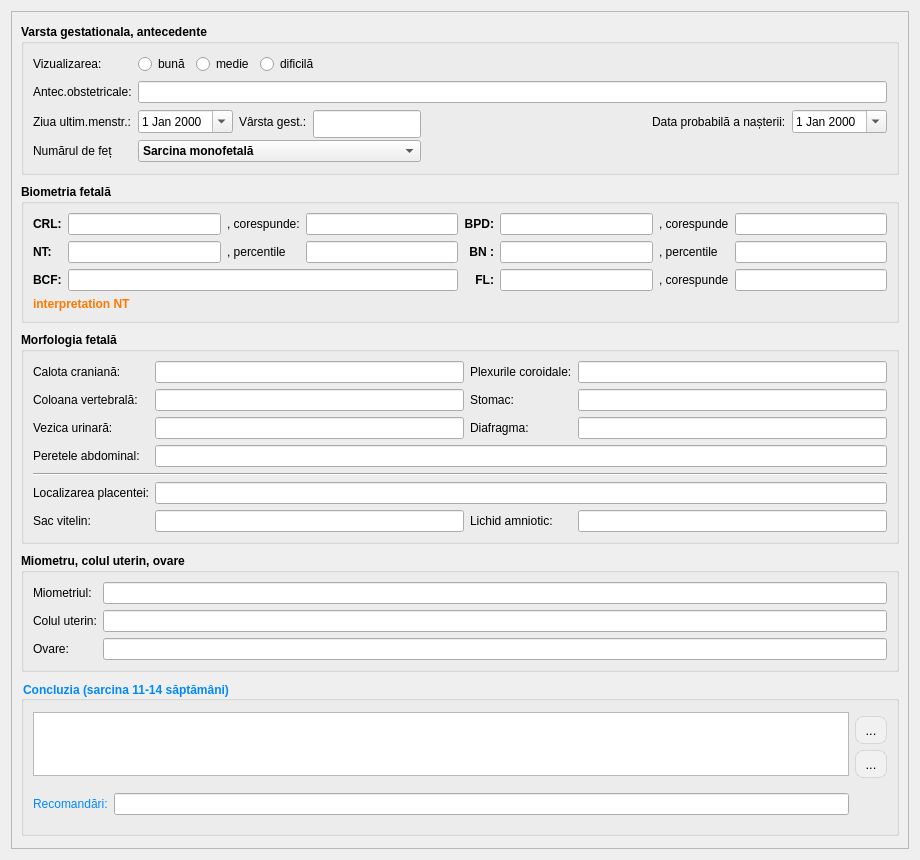
<?xml version="1.0" encoding="UTF-8"?>
<ui version="4.0">
 <class>ReportPageGestation1</class>
 <widget class="QWidget" name="ReportPageGestation1">
  <property name="geometry">
   <rect>
    <x>0</x>
    <y>0</y>
    <width>920</width>
    <height>860</height>
   </rect>
  </property>
  <property name="windowTitle">
   <string>Form</string>
  </property>
  <layout class="QGridLayout" name="gridLayout_46">
   <item row="0" column="0">
    <widget class="QScrollArea" name="scrollArea_gestation1">
     <property name="widgetResizable">
      <bool>true</bool>
     </property>
     <widget class="QWidget" name="scrollAreaWidgetContents">
      <property name="geometry">
       <rect>
        <x>0</x>
        <y>0</y>
        <width>886</width>
        <height>944</height>
       </rect>
      </property>
      <layout class="QGridLayout" name="gridLayout_45">
       <item row="3" column="0">
        <widget class="QGroupBox" name="groupBox_27">
         <property name="sizePolicy">
          <sizepolicy hsizetype="Preferred" vsizetype="Fixed">
           <horstretch>0</horstretch>
           <verstretch>0</verstretch>
          </sizepolicy>
         </property>
         <property name="font">
          <font>
           <family>Segoe UI</family>
           <bold>true</bold>
          </font>
         </property>
         <property name="title">
          <string>Miometru, colul uterin, ovare</string>
         </property>
         <layout class="QGridLayout" name="gridLayout_43">
          <item row="2" column="0">
           <widget class="QLabel" name="label_112">
            <property name="font">
             <font>
              <family>Segoe UI</family>
              <bold>false</bold>
             </font>
            </property>
            <property name="text">
             <string>Ovare:</string>
            </property>
           </widget>
          </item>
          <item row="0" column="0">
           <widget class="QLabel" name="label_113">
            <property name="font">
             <font>
              <family>Segoe UI</family>
              <bold>false</bold>
             </font>
            </property>
            <property name="text">
             <string>Miometriul:</string>
            </property>
           </widget>
          </item>
          <item row="1" column="0">
           <widget class="QLabel" name="label_114">
            <property name="font">
             <font>
              <family>Segoe UI</family>
              <bold>false</bold>
             </font>
            </property>
            <property name="text">
             <string>Colul uterin:</string>
            </property>
           </widget>
          </item>
          <item row="1" column="2">
           <widget class="QLineEdit" name="gestation1_cervix">
            <property name="font">
             <font>
              <family>Segoe UI</family>
              <bold>false</bold>
             </font>
            </property>
           </widget>
          </item>
          <item row="0" column="2">
           <widget class="QLineEdit" name="gestation1_miometer">
            <property name="font">
             <font>
              <family>Segoe UI</family>
              <bold>false</bold>
             </font>
            </property>
           </widget>
          </item>
          <item row="2" column="2">
           <widget class="QLineEdit" name="gestation1_ovary">
            <property name="font">
             <font>
              <family>Segoe UI</family>
              <bold>false</bold>
             </font>
            </property>
           </widget>
          </item>
         </layout>
        </widget>
       </item>
       <item row="4" column="0">
        <widget class="QGroupBox" name="groupBox_28">
         <property name="sizePolicy">
          <sizepolicy hsizetype="Preferred" vsizetype="Fixed">
           <horstretch>0</horstretch>
           <verstretch>0</verstretch>
          </sizepolicy>
         </property>
         <property name="font">
          <font>
           <family>Cantarell</family>
           <bold>true</bold>
          </font>
         </property>
         <property name="styleSheet">
          <string notr="true">color: rgb(0, 137, 255);</string>
         </property>
         <property name="title">
          <string>Concluzia (sarcina 11-14 săptămâni)</string>
         </property>
         <layout class="QGridLayout" name="gridLayout_44">
          <item row="3" column="0">
           <widget class="QLabel" name="label_115">
            <property name="text">
             <string>Recomandări:</string>
            </property>
           </widget>
          </item>
          <item row="2" column="2">
           <widget class="QToolButton" name="btn_add_template_gestation1">
            <property name="styleSheet">
             <string notr="true">QToolButton
{
border: 1px solid rgba(0, 0, 0, 0.1);
border-radius: 8px;
background-color: #f1f1f1;
color: #000000;
font-size: 13px;
padding: 4px 4px;
}
QToolButton:hover
{
background-color: #e0e0e0;
}
QToolButton:pressed
{
background-color: #d0d0d0;
}</string>
            </property>
            <property name="text">
             <string>...</string>
            </property>
            <property name="icon">
             <iconset resource="../../resources/resource.qrc">
              <normaloff>:/img/toolBar/add.png</normaloff>:/img/toolBar/add.png</iconset>
            </property>
           </widget>
          </item>
          <item row="0" column="0" rowspan="3" colspan="2">
           <widget class="QPlainTextEdit" name="gestation1_concluzion">
            <property name="sizePolicy">
             <sizepolicy hsizetype="Expanding" vsizetype="Preferred">
              <horstretch>0</horstretch>
              <verstretch>0</verstretch>
             </sizepolicy>
            </property>
            <property name="maximumSize">
             <size>
              <width>16777215</width>
              <height>64</height>
             </size>
            </property>
           </widget>
          </item>
          <item row="1" column="2">
           <widget class="QToolButton" name="btn_template_gestation1">
            <property name="styleSheet">
             <string notr="true">QToolButton
{
border: 1px solid rgba(0, 0, 0, 0.1);
border-radius: 8px;
background-color: #f1f1f1;
color: #000000;
font-size: 13px;
padding: 4px 4px;
}
QToolButton:hover
{
background-color: #e0e0e0;
}
QToolButton:pressed
{
background-color: #d0d0d0;
}</string>
            </property>
            <property name="text">
             <string>...</string>
            </property>
            <property name="icon">
             <iconset resource="../../resources/resource.qrc">
              <normaloff>:/img/actions/select.png</normaloff>:/img/actions/select.png</iconset>
            </property>
           </widget>
          </item>
          <item row="3" column="1">
           <widget class="LineEditCustom" name="gestation1_recommendation"/>
          </item>
          <item row="3" column="2">
           <spacer name="verticalSpacer_13">
            <property name="orientation">
             <enum>Qt::Orientation::Vertical</enum>
            </property>
            <property name="sizeHint" stdset="0">
             <size>
              <width>20</width>
              <height>40</height>
             </size>
            </property>
           </spacer>
          </item>
         </layout>
        </widget>
       </item>
       <item row="0" column="0">
        <widget class="QGroupBox" name="groupBox_25">
         <property name="sizePolicy">
          <sizepolicy hsizetype="Expanding" vsizetype="Fixed">
           <horstretch>0</horstretch>
           <verstretch>0</verstretch>
          </sizepolicy>
         </property>
         <property name="font">
          <font>
           <family>Segoe UI</family>
           <bold>true</bold>
          </font>
         </property>
         <property name="title">
          <string>Varsta gestationala, antecedente</string>
         </property>
         <layout class="QGridLayout" name="gridLayout_41">
          <item row="2" column="1">
           <widget class="QDateEdit" name="gestation1_LMP">
            <property name="font">
             <font>
              <family>Segoe UI</family>
              <bold>false</bold>
             </font>
            </property>
            <property name="calendarPopup">
             <bool>true</bool>
            </property>
           </widget>
          </item>
          <item row="2" column="3" colspan="3">
           <widget class="QLineEdit" name="gestation1_gestation">
            <property name="sizePolicy">
             <sizepolicy hsizetype="Expanding" vsizetype="Ignored">
              <horstretch>0</horstretch>
              <verstretch>0</verstretch>
             </sizepolicy>
            </property>
            <property name="minimumSize">
             <size>
              <width>0</width>
              <height>28</height>
             </size>
            </property>
            <property name="maximumSize">
             <size>
              <width>16777215</width>
              <height>16777215</height>
             </size>
            </property>
            <property name="font">
             <font>
              <family>Segoe UI</family>
              <bold>false</bold>
             </font>
            </property>
           </widget>
          </item>
          <item row="1" column="1" colspan="9">
           <widget class="QLineEdit" name="gestation1_antecedent">
            <property name="font">
             <font>
              <family>Segoe UI</family>
              <bold>false</bold>
             </font>
            </property>
           </widget>
          </item>
          <item row="2" column="6">
           <spacer name="horizontalSpacer_20">
            <property name="orientation">
             <enum>Qt::Orientation::Horizontal</enum>
            </property>
            <property name="sizeHint" stdset="0">
             <size>
              <width>40</width>
              <height>20</height>
             </size>
            </property>
           </spacer>
          </item>
          <item row="2" column="2">
           <widget class="QLabel" name="label_105">
            <property name="font">
             <font>
              <family>Segoe UI</family>
              <bold>false</bold>
             </font>
            </property>
            <property name="text">
             <string>Vârsta gest.:</string>
            </property>
           </widget>
          </item>
          <item row="2" column="0">
           <widget class="QLabel" name="label_174">
            <property name="font">
             <font>
              <family>Segoe UI</family>
              <bold>false</bold>
             </font>
            </property>
            <property name="text">
             <string>Ziua ultim.menstr.:</string>
            </property>
           </widget>
          </item>
          <item row="1" column="0">
           <widget class="QLabel" name="label_104">
            <property name="font">
             <font>
              <family>Segoe UI</family>
              <bold>false</bold>
             </font>
            </property>
            <property name="text">
             <string>Antec.obstetricale:</string>
            </property>
           </widget>
          </item>
          <item row="2" column="8" colspan="2">
           <widget class="QDateEdit" name="gestation1_probableDateBirth">
            <property name="font">
             <font>
              <family>Segoe UI</family>
              <bold>false</bold>
             </font>
            </property>
            <property name="calendarPopup">
             <bool>true</bool>
            </property>
           </widget>
          </item>
          <item row="0" column="0">
           <widget class="QLabel" name="label_103">
            <property name="font">
             <font>
              <family>Segoe UI</family>
              <bold>false</bold>
             </font>
            </property>
            <property name="text">
             <string>Vizualizarea:</string>
            </property>
           </widget>
          </item>
          <item row="2" column="7">
           <widget class="QLabel" name="label_161">
            <property name="font">
             <font>
              <family>Segoe UI</family>
              <bold>false</bold>
             </font>
            </property>
            <property name="text">
             <string>Data probabilă a nașterii:</string>
            </property>
           </widget>
          </item>
          <item row="3" column="0">
           <widget class="QLabel" name="label">
            <property name="font">
             <font>
              <family>Segoe UI</family>
              <bold>false</bold>
             </font>
            </property>
            <property name="text">
             <string>Numărul de feț</string>
            </property>
           </widget>
          </item>
          <item row="3" column="1" colspan="5">
           <widget class="QComboBox" name="comboMultiplePregnancy">
            <item>
             <property name="text">
              <string>Sarcina monofetală</string>
             </property>
            </item>
            <item>
             <property name="text">
              <string>Sarcina gemelară</string>
             </property>
            </item>
            <item>
             <property name="text">
              <string>Sarcina trifetală</string>
             </property>
            </item>
            <item>
             <property name="text">
              <string>Sarcina tetrafetală</string>
             </property>
            </item>
           </widget>
          </item>
          <item row="0" column="1" colspan="9">
           <layout class="QHBoxLayout" name="horizontalLayout">
            <item>
             <widget class="QRadioButton" name="gestation1_view_good">
              <property name="font">
               <font>
                <family>Segoe UI</family>
                <bold>false</bold>
               </font>
              </property>
              <property name="text">
               <string>bună</string>
              </property>
             </widget>
            </item>
            <item>
             <widget class="QRadioButton" name="gestation1_view_medium">
              <property name="font">
               <font>
                <family>Segoe UI</family>
                <bold>false</bold>
               </font>
              </property>
              <property name="text">
               <string>medie</string>
              </property>
             </widget>
            </item>
            <item>
             <widget class="QRadioButton" name="gestation1_view_difficult">
              <property name="font">
               <font>
                <family>Segoe UI</family>
                <bold>false</bold>
               </font>
              </property>
              <property name="text">
               <string>dificilă</string>
              </property>
             </widget>
            </item>
            <item>
             <spacer name="horizontalSpacer">
              <property name="orientation">
               <enum>Qt::Orientation::Horizontal</enum>
              </property>
              <property name="sizeHint" stdset="0">
               <size>
                <width>40</width>
                <height>20</height>
               </size>
              </property>
             </spacer>
            </item>
           </layout>
          </item>
         </layout>
        </widget>
       </item>
       <item row="1" column="0">
        <widget class="QGroupBox" name="groupBox_26">
         <property name="sizePolicy">
          <sizepolicy hsizetype="Preferred" vsizetype="Fixed">
           <horstretch>0</horstretch>
           <verstretch>0</verstretch>
          </sizepolicy>
         </property>
         <property name="font">
          <font>
           <family>Segoe UI</family>
           <bold>true</bold>
          </font>
         </property>
         <property name="title">
          <string>Biometria fetală</string>
         </property>
         <layout class="QGridLayout" name="gridLayout_42">
          <item row="1" column="7">
           <widget class="QLineEdit" name="gestation1_BN_percent">
            <property name="font">
             <font>
              <family>Segoe UI</family>
              <bold>false</bold>
             </font>
            </property>
           </widget>
          </item>
          <item row="1" column="4">
           <widget class="QLabel" name="label_117">
            <property name="text">
             <string>BN :</string>
            </property>
            <property name="alignment">
             <set>Qt::AlignmentFlag::AlignRight|Qt::AlignmentFlag::AlignTrailing|Qt::AlignmentFlag::AlignVCenter</set>
            </property>
           </widget>
          </item>
          <item row="2" column="1" colspan="3">
           <widget class="QLineEdit" name="gestation1_BCF">
            <property name="font">
             <font>
              <family>Segoe UI</family>
              <bold>false</bold>
             </font>
            </property>
           </widget>
          </item>
          <item row="1" column="6">
           <widget class="QLabel" name="label_118">
            <property name="font">
             <font>
              <family>Segoe UI</family>
              <bold>false</bold>
             </font>
            </property>
            <property name="text">
             <string>, percentile</string>
            </property>
           </widget>
          </item>
          <item row="2" column="0">
           <widget class="QLabel" name="label_109">
            <property name="text">
             <string>BCF:</string>
            </property>
           </widget>
          </item>
          <item row="0" column="7">
           <widget class="QLineEdit" name="gestation1_BPD_age">
            <property name="font">
             <font>
              <family>Segoe UI</family>
              <bold>false</bold>
             </font>
            </property>
           </widget>
          </item>
          <item row="2" column="5">
           <widget class="QLineEdit" name="gestation1_FL_dimens">
            <property name="font">
             <font>
              <family>Segoe UI</family>
              <bold>false</bold>
             </font>
            </property>
           </widget>
          </item>
          <item row="1" column="1">
           <widget class="QLineEdit" name="gestation1_NT_dimens">
            <property name="font">
             <font>
              <family>Segoe UI</family>
              <bold>false</bold>
             </font>
            </property>
           </widget>
          </item>
          <item row="0" column="1">
           <widget class="QLineEdit" name="gestation1_CRL_dimens">
            <property name="font">
             <font>
              <family>Segoe UI</family>
              <bold>false</bold>
             </font>
            </property>
           </widget>
          </item>
          <item row="0" column="6">
           <widget class="QLabel" name="label_106">
            <property name="font">
             <font>
              <family>Segoe UI</family>
              <bold>false</bold>
             </font>
            </property>
            <property name="text">
             <string>, corespunde</string>
            </property>
           </widget>
          </item>
          <item row="0" column="4">
           <widget class="QLabel" name="label_99">
            <property name="text">
             <string>BPD:</string>
            </property>
            <property name="alignment">
             <set>Qt::AlignmentFlag::AlignRight|Qt::AlignmentFlag::AlignTrailing|Qt::AlignmentFlag::AlignVCenter</set>
            </property>
           </widget>
          </item>
          <item row="1" column="2">
           <widget class="QLabel" name="label_116">
            <property name="font">
             <font>
              <family>Segoe UI</family>
              <bold>false</bold>
             </font>
            </property>
            <property name="text">
             <string>, percentile</string>
            </property>
           </widget>
          </item>
          <item row="1" column="5">
           <widget class="QLineEdit" name="gestation1_BN_dimens">
            <property name="font">
             <font>
              <family>Segoe UI</family>
              <bold>false</bold>
             </font>
            </property>
           </widget>
          </item>
          <item row="2" column="7">
           <widget class="QLineEdit" name="gestation1_FL_age">
            <property name="font">
             <font>
              <family>Segoe UI</family>
              <bold>false</bold>
             </font>
            </property>
           </widget>
          </item>
          <item row="0" column="3">
           <widget class="QLineEdit" name="gestation1_CRL_age">
            <property name="font">
             <font>
              <family>Segoe UI</family>
              <bold>false</bold>
             </font>
            </property>
           </widget>
          </item>
          <item row="0" column="2">
           <widget class="QLabel" name="label_110">
            <property name="font">
             <font>
              <family>Segoe UI</family>
              <bold>false</bold>
             </font>
            </property>
            <property name="text">
             <string>, corespunde:</string>
            </property>
           </widget>
          </item>
          <item row="2" column="4">
           <widget class="QLabel" name="label_111">
            <property name="text">
             <string>FL:</string>
            </property>
            <property name="alignment">
             <set>Qt::AlignmentFlag::AlignRight|Qt::AlignmentFlag::AlignTrailing|Qt::AlignmentFlag::AlignVCenter</set>
            </property>
           </widget>
          </item>
          <item row="0" column="0">
           <widget class="QLabel" name="label_108">
            <property name="text">
             <string>CRL:</string>
            </property>
           </widget>
          </item>
          <item row="0" column="5">
           <widget class="QLineEdit" name="gestation1_BPD_dimens">
            <property name="font">
             <font>
              <family>Segoe UI</family>
              <bold>false</bold>
             </font>
            </property>
           </widget>
          </item>
          <item row="1" column="0">
           <widget class="QLabel" name="label_107">
            <property name="text">
             <string>NT:</string>
            </property>
           </widget>
          </item>
          <item row="2" column="6">
           <widget class="QLabel" name="label_119">
            <property name="font">
             <font>
              <family>Segoe UI</family>
              <bold>false</bold>
             </font>
            </property>
            <property name="text">
             <string>, corespunde</string>
            </property>
           </widget>
          </item>
          <item row="1" column="3">
           <widget class="QLineEdit" name="gestation1_NT_percent">
            <property name="font">
             <font>
              <family>Segoe UI</family>
              <bold>false</bold>
             </font>
            </property>
           </widget>
          </item>
          <item row="3" column="0" colspan="8">
           <widget class="QLabel" name="interpretationNT">
            <property name="styleSheet">
             <string notr="true">color: rgb(255, 120, 0);</string>
            </property>
            <property name="text">
             <string>interpretation NT</string>
            </property>
           </widget>
          </item>
         </layout>
        </widget>
       </item>
       <item row="2" column="0">
        <widget class="QGroupBox" name="groupBox_29">
         <property name="sizePolicy">
          <sizepolicy hsizetype="Preferred" vsizetype="Fixed">
           <horstretch>0</horstretch>
           <verstretch>0</verstretch>
          </sizepolicy>
         </property>
         <property name="font">
          <font>
           <family>Segoe UI</family>
           <bold>true</bold>
          </font>
         </property>
         <property name="title">
          <string>Morfologia fetală</string>
         </property>
         <layout class="QGridLayout" name="gridLayout_47">
          <item row="1" column="1">
           <widget class="QLineEdit" name="gestation1_vertebral_column">
            <property name="font">
             <font>
              <family>Segoe UI</family>
              <bold>false</bold>
             </font>
            </property>
           </widget>
          </item>
          <item row="0" column="0">
           <widget class="QLabel" name="label_120">
            <property name="font">
             <font>
              <family>Segoe UI</family>
              <bold>false</bold>
             </font>
            </property>
            <property name="text">
             <string>Calota craniană:</string>
            </property>
           </widget>
          </item>
          <item row="5" column="1" colspan="3">
           <widget class="QLineEdit" name="gestation1_location_placenta">
            <property name="font">
             <font>
              <family>Segoe UI</family>
              <bold>false</bold>
             </font>
            </property>
           </widget>
          </item>
          <item row="5" column="0">
           <widget class="QLabel" name="label_127">
            <property name="font">
             <font>
              <family>Segoe UI</family>
              <bold>false</bold>
             </font>
            </property>
            <property name="text">
             <string>Localizarea placentei:</string>
            </property>
           </widget>
          </item>
          <item row="0" column="2">
           <widget class="QLabel" name="label_121">
            <property name="font">
             <font>
              <family>Segoe UI</family>
              <bold>false</bold>
             </font>
            </property>
            <property name="text">
             <string>Plexurile coroidale:</string>
            </property>
           </widget>
          </item>
          <item row="1" column="0">
           <widget class="QLabel" name="label_122">
            <property name="font">
             <font>
              <family>Segoe UI</family>
              <bold>false</bold>
             </font>
            </property>
            <property name="text">
             <string>Coloana vertebrală:</string>
            </property>
           </widget>
          </item>
          <item row="0" column="1">
           <widget class="QLineEdit" name="gestation1_callote_cranium">
            <property name="font">
             <font>
              <family>Segoe UI</family>
              <bold>false</bold>
             </font>
            </property>
           </widget>
          </item>
          <item row="2" column="0">
           <widget class="QLabel" name="label_124">
            <property name="font">
             <font>
              <family>Segoe UI</family>
              <bold>false</bold>
             </font>
            </property>
            <property name="text">
             <string>Vezica urinară:</string>
            </property>
           </widget>
          </item>
          <item row="3" column="0">
           <widget class="QLabel" name="label_126">
            <property name="font">
             <font>
              <family>Segoe UI</family>
              <bold>false</bold>
             </font>
            </property>
            <property name="text">
             <string>Peretele abdominal:</string>
            </property>
           </widget>
          </item>
          <item row="2" column="2">
           <widget class="QLabel" name="label_125">
            <property name="font">
             <font>
              <family>Segoe UI</family>
              <bold>false</bold>
             </font>
            </property>
            <property name="text">
             <string>Diafragma:</string>
            </property>
           </widget>
          </item>
          <item row="3" column="1" colspan="3">
           <widget class="QLineEdit" name="gestation1_abdominal_wall">
            <property name="font">
             <font>
              <family>Segoe UI</family>
              <bold>false</bold>
             </font>
            </property>
           </widget>
          </item>
          <item row="2" column="1">
           <widget class="QLineEdit" name="gestation1_bladder">
            <property name="font">
             <font>
              <family>Segoe UI</family>
              <bold>false</bold>
             </font>
            </property>
           </widget>
          </item>
          <item row="4" column="0" colspan="4">
           <widget class="Line" name="line_2">
            <property name="orientation">
             <enum>Qt::Orientation::Horizontal</enum>
            </property>
           </widget>
          </item>
          <item row="1" column="3">
           <widget class="QLineEdit" name="gestation1_stomach">
            <property name="font">
             <font>
              <family>Segoe UI</family>
              <bold>false</bold>
             </font>
            </property>
           </widget>
          </item>
          <item row="2" column="3">
           <widget class="QLineEdit" name="gestation1_diaphragm">
            <property name="font">
             <font>
              <family>Segoe UI</family>
              <bold>false</bold>
             </font>
            </property>
           </widget>
          </item>
          <item row="1" column="2">
           <widget class="QLabel" name="label_123">
            <property name="font">
             <font>
              <family>Segoe UI</family>
              <bold>false</bold>
             </font>
            </property>
            <property name="text">
             <string>Stomac:</string>
            </property>
           </widget>
          </item>
          <item row="0" column="3">
           <widget class="QLineEdit" name="gestation1_plex_choroid">
            <property name="font">
             <font>
              <family>Segoe UI</family>
              <bold>false</bold>
             </font>
            </property>
           </widget>
          </item>
          <item row="6" column="0">
           <widget class="QLabel" name="label_128">
            <property name="font">
             <font>
              <family>Segoe UI</family>
              <bold>false</bold>
             </font>
            </property>
            <property name="text">
             <string>Sac vitelin:</string>
            </property>
           </widget>
          </item>
          <item row="6" column="1">
           <widget class="QLineEdit" name="gestation1_sac_vitelin">
            <property name="font">
             <font>
              <family>Segoe UI</family>
              <bold>false</bold>
             </font>
            </property>
           </widget>
          </item>
          <item row="6" column="2">
           <widget class="QLabel" name="label_129">
            <property name="font">
             <font>
              <family>Segoe UI</family>
              <bold>false</bold>
             </font>
            </property>
            <property name="text">
             <string>Lichid amniotic:</string>
            </property>
           </widget>
          </item>
          <item row="6" column="3">
           <widget class="QLineEdit" name="gestation1_amniotic_liquid">
            <property name="font">
             <font>
              <family>Segoe UI</family>
              <bold>false</bold>
             </font>
            </property>
           </widget>
          </item>
         </layout>
        </widget>
       </item>
      </layout>
     </widget>
    </widget>
   </item>
  </layout>
 </widget>
 <customwidgets>
  <customwidget>
   <class>LineEditCustom</class>
   <extends>QLineEdit</extends>
   <header>ui/widgets/lineeditcustom.h</header>
  </customwidget>
 </customwidgets>
 <tabstops>
  <tabstop>gestation1_antecedent</tabstop>
  <tabstop>gestation1_LMP</tabstop>
  <tabstop>gestation1_gestation</tabstop>
  <tabstop>gestation1_probableDateBirth</tabstop>
  <tabstop>comboMultiplePregnancy</tabstop>
  <tabstop>gestation1_CRL_dimens</tabstop>
  <tabstop>gestation1_CRL_age</tabstop>
  <tabstop>gestation1_BPD_dimens</tabstop>
  <tabstop>gestation1_BPD_age</tabstop>
  <tabstop>gestation1_NT_dimens</tabstop>
  <tabstop>gestation1_NT_percent</tabstop>
  <tabstop>gestation1_BN_dimens</tabstop>
  <tabstop>gestation1_BN_percent</tabstop>
  <tabstop>gestation1_BCF</tabstop>
  <tabstop>gestation1_FL_dimens</tabstop>
  <tabstop>gestation1_FL_age</tabstop>
  <tabstop>gestation1_callote_cranium</tabstop>
  <tabstop>gestation1_plex_choroid</tabstop>
  <tabstop>gestation1_vertebral_column</tabstop>
  <tabstop>gestation1_stomach</tabstop>
  <tabstop>gestation1_bladder</tabstop>
  <tabstop>gestation1_diaphragm</tabstop>
  <tabstop>gestation1_abdominal_wall</tabstop>
  <tabstop>gestation1_location_placenta</tabstop>
  <tabstop>gestation1_sac_vitelin</tabstop>
  <tabstop>gestation1_amniotic_liquid</tabstop>
  <tabstop>gestation1_miometer</tabstop>
  <tabstop>gestation1_cervix</tabstop>
  <tabstop>gestation1_ovary</tabstop>
  <tabstop>gestation1_concluzion</tabstop>
  <tabstop>gestation1_recommendation</tabstop>
  <tabstop>scrollArea_gestation1</tabstop>
  <tabstop>btn_add_template_gestation1</tabstop>
  <tabstop>btn_template_gestation1</tabstop>
  <tabstop>gestation1_view_difficult</tabstop>
  <tabstop>gestation1_view_good</tabstop>
  <tabstop>gestation1_view_medium</tabstop>
 </tabstops>
 <resources>
  <include location="../../resources/resource.qrc"/>
 </resources>
 <connections/>
</ui>
